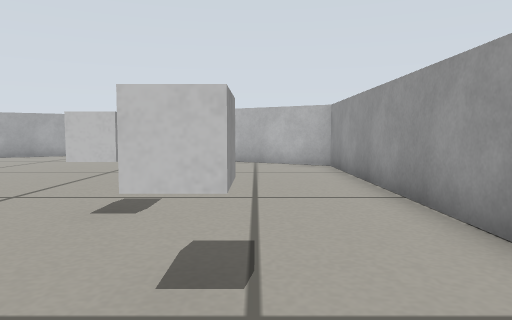
View 1 (above)

16 first-person views from a walk through a robot-simulator world made for Gazebo. The camera is 0.26 m above the floor, tilts 4° down and sees 70° across. The floor is counted in squares, 0.25 m on a side. Each view is taken from the middle of a square. On the plan, view 1 faces up. The plan holds only what a view shows up to about 13 squares ahead; the rest is blank.

View 2
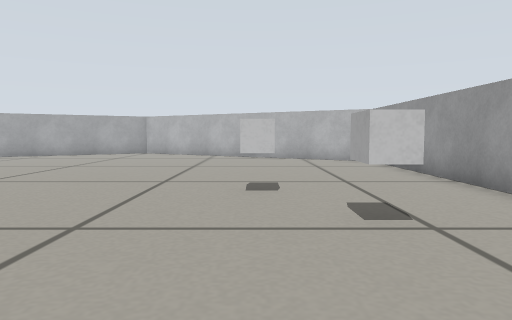

View 3
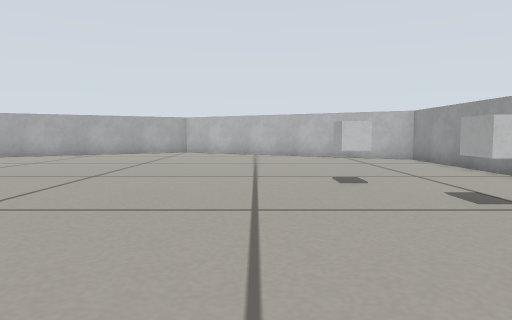

View 4
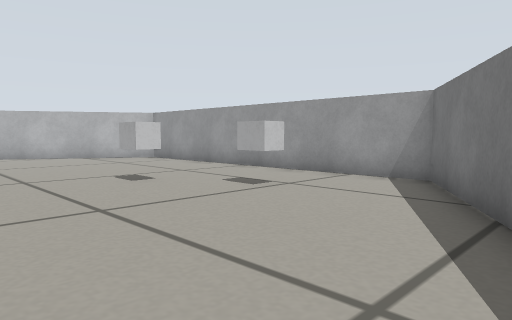

View 5
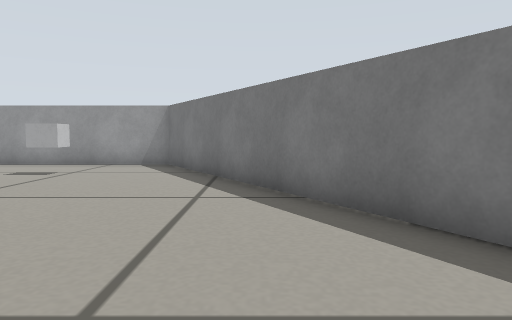

View 6
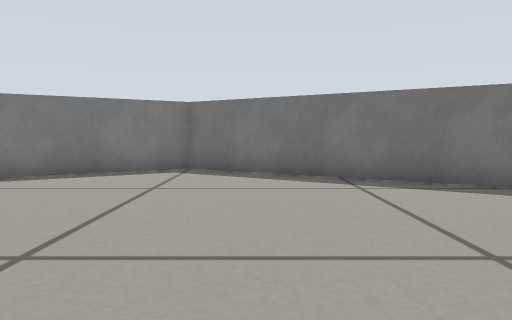

View 7
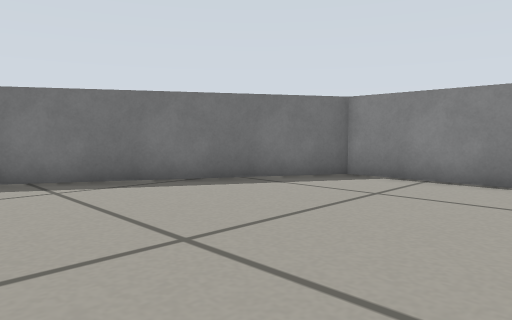

View 8
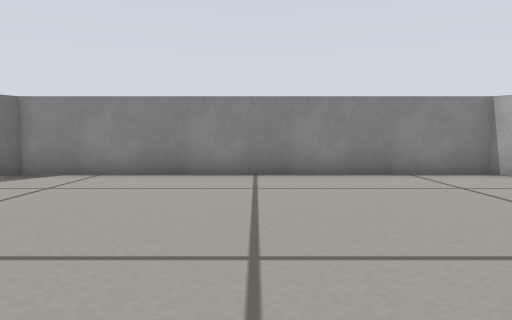

View 9
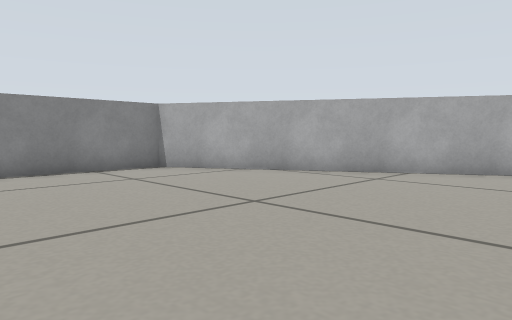

View 10
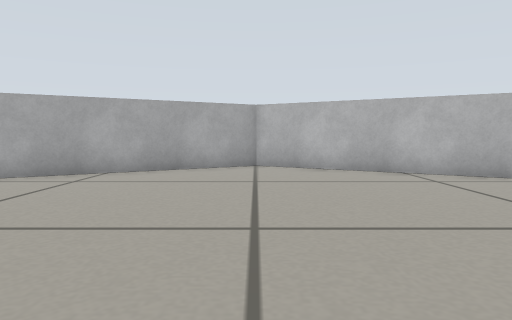

View 11
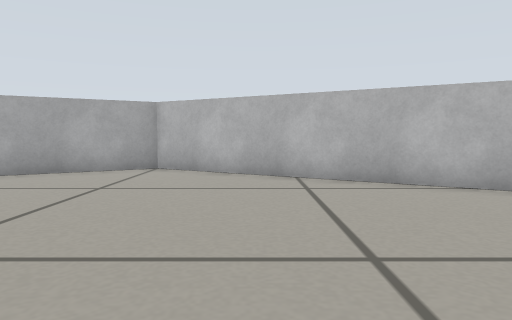

View 12
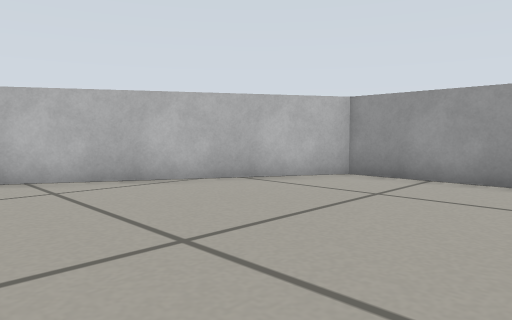

View 13
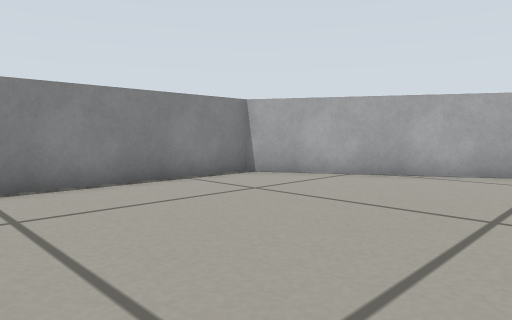

View 14
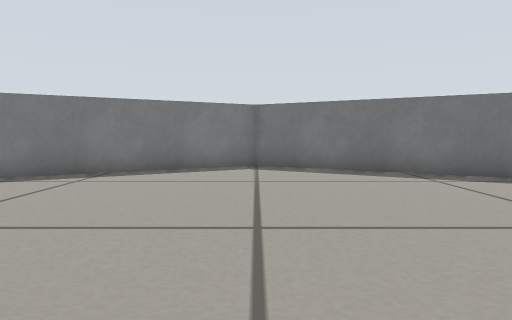

View 15
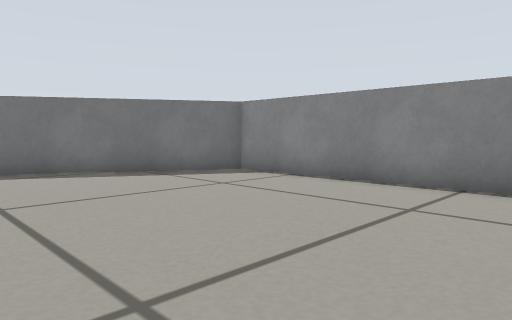

View 16
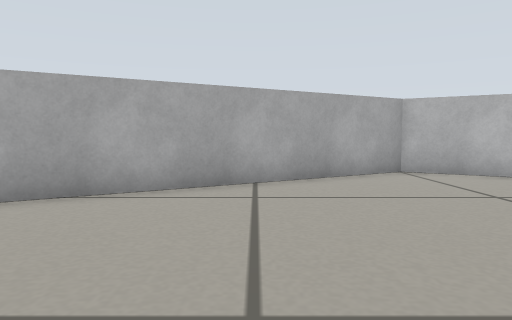

### Floor plan
Points are (right, up) in squares from view 1. A wall is a line through its corners. A room is listed if a view was taken in it or the views show most of it. See-through windows are left out.
Room 1 (views 1, 2, 3, 4, 5, 6, 7, 8, 9, 10, 11, 12, 13, 14, 15, 16)
walls: (-1.6, 4.4) (-2.3, 4.4) (-2.3, 5.3); (-0.2, 2.9) (-0.2, 2) (-0.8, 2) (-0.8, 2.9); (-18.4, 0) (-8, -6.1) (2.5, 0) (2.5, 12) (-8, 18.1) (-18.4, 12.1) (-18.4, 0)

Positions as (right, up) in squares from view 1, and headings:
1: (0, 0), facing up
2: (-2, -2), facing up
3: (-4, -3), facing up
4: (-6, -3), facing up-right
5: (-10, -3), facing right
6: (-10, 5), facing down
7: (-10, 5), facing down-left
8: (-9, 6), facing left
9: (-8, 6), facing up-left
10: (-8, 6), facing up
11: (-5, 7), facing up
12: (-6, 7), facing up-right
13: (-11, 5), facing up-left
14: (-8, 6), facing down
15: (-11, 8), facing down-left
16: (-12, 8), facing up
